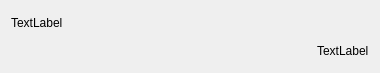
<?xml version="1.0" encoding="UTF-8"?>
<ui version="4.0">
 <class>ChatItemWidget</class>
 <widget class="QWidget" name="ChatItemWidget">
  <property name="geometry">
   <rect>
    <x>0</x>
    <y>0</y>
    <width>380</width>
    <height>73</height>
   </rect>
  </property>
  <property name="windowTitle">
   <string>Form</string>
  </property>
  <layout class="QVBoxLayout" name="verticalLayout">
   <item>
    <widget class="QLabel" name="lblMessage">
     <property name="text">
      <string>TextLabel</string>
     </property>
    </widget>
   </item>
   <item alignment="Qt::AlignRight">
    <widget class="QLabel" name="lblTime">
     <property name="text">
      <string>TextLabel</string>
     </property>
    </widget>
   </item>
  </layout>
 </widget>
 <resources/>
 <connections/>
</ui>
